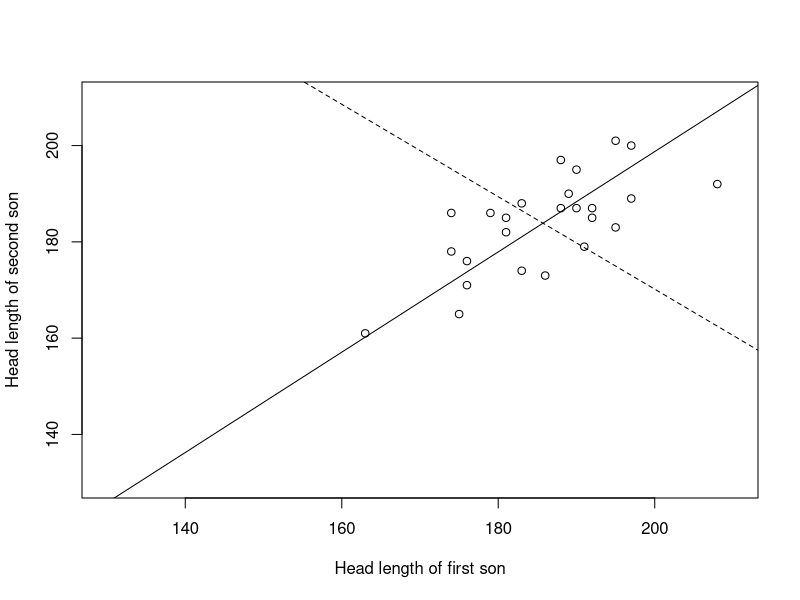
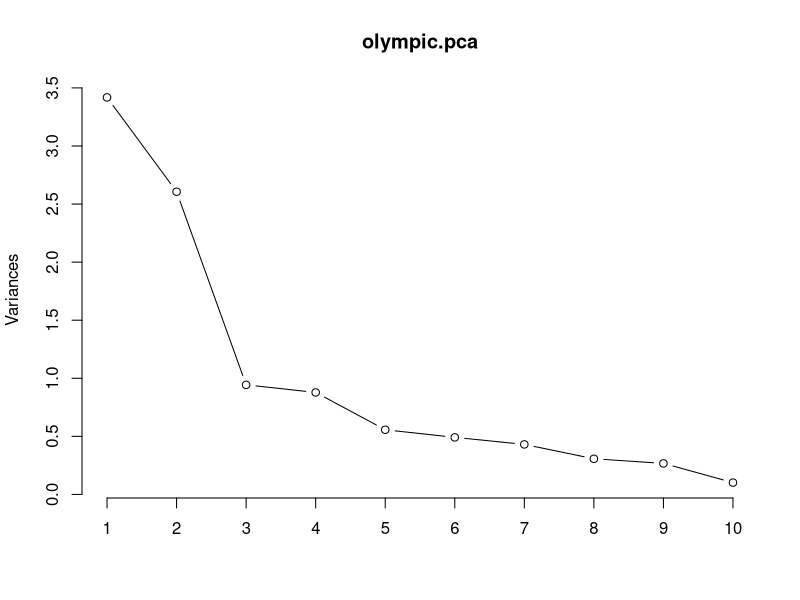
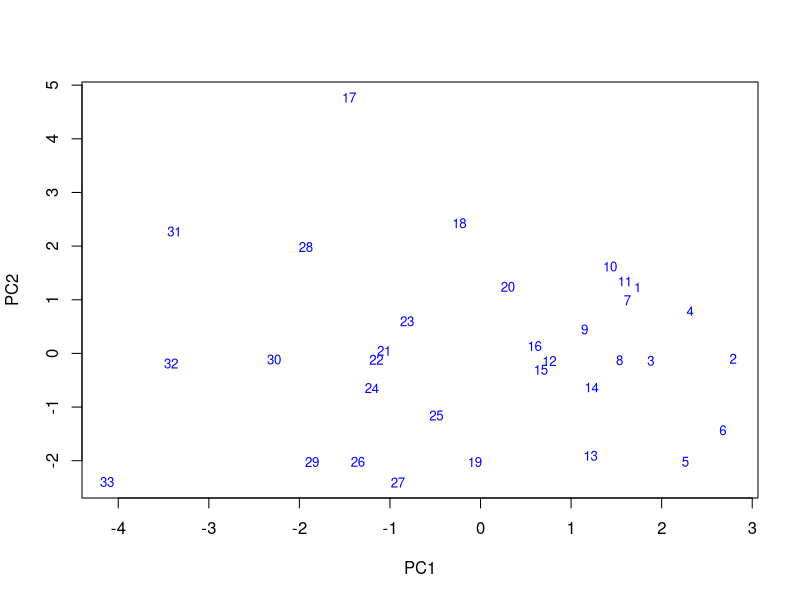
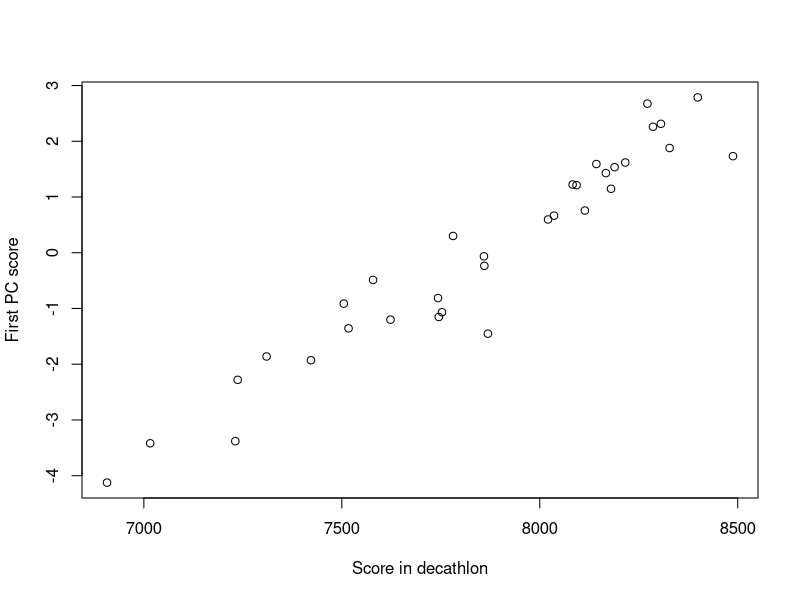
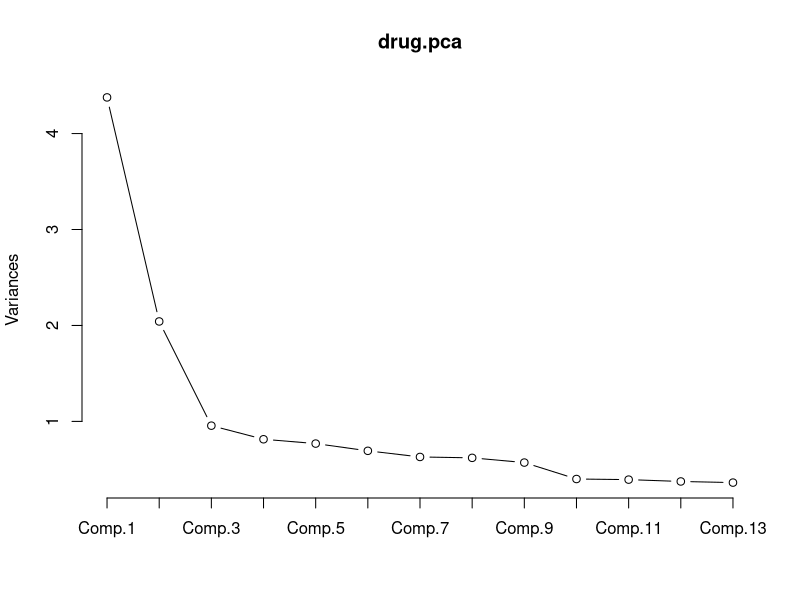

R code for these plots, in order:
# 3.6.2.  Head Length in brothers

# Read data (head.dat) from your directory and attach in R for use.
head = read.table("./mva/head.dat",header=T)
attach(head)

# Conduct principal component analysis.
head.pca = prcomp(head)    
head.pca$rotation
head.pca$sdev^2

# Draw a figure (p. 25 - Ch 3 lecture note).
# Calculate intercepts.
a  = mean(head$Second) - head.pca$rotation[2,1]/head.pca$rotation[1,1]* mean(head$First)
b  = mean(head$Second) - head.pca$rotation[2,2]/head.pca$rotation[1,2]* mean(head$First)

# Draw the scatterplot between first and second;
plot(head$First,head$Second,xlim=c(130,210),ylim=c(130,210), xlab="Head length of first son", ylab="Head length of second son")
#Draw lines with intercepts a and b and slopes PC1 and PC2, respectively;
abline(a,head.pca$rotation[2,1]/head.pca$rotation[1,1])
abline(b,head.pca$rotation[2,2]/head.pca$rotation[1,2],lty=2)  
                                                              


##############################################################################################

#3.7.1. Olympic Decathlon 

# Read data (olympic.dat) from your directory and attach in R for use.
olympic = read.table("./mva/olympic.dat")
# Put the label of each variable.
colnames(olympic) = c("100m","longjump","shotput","highjump","400m","110mhurdles","discus",
                             "polevault","javelin","1500m","TS")

# Exclude an outlier (observation #34)
olympic = olympic[-34,]

# Calculate correlation matrix.
cor(olympic[,1:10])

# Transform four running events by taking negative values.
olympic[,c(1,5,6,10)] = -olympic[,c(1,5,6,10)] 

# Calculate correlation matrix.
cor(olympic[,1:10])

# Conduct principal component analysis.
olympic.pca = prcomp(olympic[,1:10],center=T,scale=T)   
olympic.pca
summary(olympic.pca)
olympic.pca$sdev^2

# Draw a scree plot.
screeplot(olympic.pca, type="l")

# Scatterplot of principal component scores
plot(olympic.pca$x[,1], olympic.pca$x[,2], xlab="PC1",ylab="PC2",type="n",lwd=2)
text(olympic.pca$x[,1], olympic.pca$x[,2],labels=row.names(olympic),col="blue",cex=.8,lwd=2)

# Plot of principal component scores vs. TS 
plot(olympic$TS,olympic.pca$x[,1], xlab="Score in decathlon",ylab="First PC score")

# Calculate the correlation between the first principal component and the total score)
cor(olympic$TS,olympic.pca$x[,1]) 





##############################################################################################

#3.7.2. Drug usage by American college students

drug =
 matrix(c(1.000, 0.447, 0.422, 0.435, 0.114, 0.203, 0.091, 0.082, 0.513, 0.304, 0.245, 0.101, 0.245, 
	 0.447, 1.000, 0.619, 0.604, 0.068, 0.146, 0.103, 0.063, 0.445, 0.318, 0.203, 0.088, 0.199, 
         0.422, 0.619, 1.000, 0.583, 0.053, 0.139, 0.110, 0.066, 0.365, 0.240, 0.183, 0.074, 0.184,
         0.435, 0.604, 0.583, 1.000, 0.115, 0.258, 0.122, 0.097, 0.482, 0.368, 0.255, 0.139, 0.293,               0.114, 0.068, 0.053, 0.115, 1.000, 0.349, 0.209, 0.321, 0.186, 0.303, 0.272, 0.279, 0.278,
         0.203, 0.146, 0.139, 0.258, 0.349, 1.000, 0.221, 0.355, 0.315, 0.377, 0.323, 0.367, 0.545, 
	 0.091, 0.103, 0.110, 0.122, 0.209, 0.221, 1.000, 0.201, 0.150, 0.163, 0.310, 0.232, 0.232, 
         0.082, 0.063, 0.066, 0.097, 0.321, 0.355, 0.201, 1.000, 0.154, 0.219, 0.288, 0.320, 0.314,
	 0.513, 0.445, 0.365, 0.482, 0.186, 0.315, 0.150, 0.154, 1.000, 0.534, 0.301, 0.204, 0.394, 
         0.304, 0.318, 0.240, 0.368, 0.303, 0.377, 0.163, 0.219, 0.534, 1.000, 0.302, 0.368, 0.467,
         0.245, 0.203, 0.183, 0.255, 0.272, 0.323, 0.310, 0.288, 0.301, 0.302, 1.000, 0.304, 0.392, 
         0.101, 0.088, 0.074, 0.139, 0.279, 0.367, 0.232, 0.320, 0.204, 0.368, 0.340, 1.000, 0.511,
         0.245, 0.199, 0.184, 0.293, 0.278, 0.545, 0.232, 0.314, 0.394, 0.467, 0.392, 0.511, 1.000),
       nrow = 13, ncol = 13,
       dimnames = list(c("cigarettes", "beer", "wine", "liquor", "cocaine", "tranquillizers", 
                         "drug store medication", "heroin", "marijuana", "hashish", "inhalants", 
                         "haluucinogenics", "amphetamine"),
                       c("cigarettes", "beer", "wine", "liquor", "cocaine", "tranquillizers",
                         "drug store medication", "heroin", "marijuana", "hashish", "inhalants", 
                         "haluucinogenics", "amphetamine")))

# Conduct principal component analysis.
# To conduct principal component analysis for a covariance (or correlation) matrix, use the princomp function.
drug.pca = princomp(covmat=drug,cor=T)
drug.pca$loadings
drug.pca$sdev^2

# Draw a Scree plot.
screeplot(drug.pca, npcs=13,type="l")






